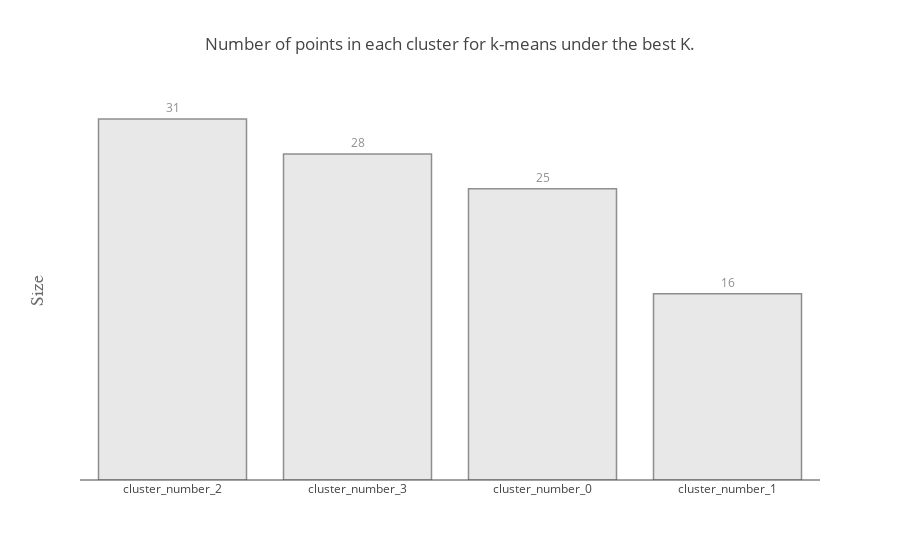

Notebook code cell kept with this figure:
### Code cell
cluster=KMeans(n_clusters=4, random_state=1)
pivot_transactions['cluster']=cluster.fit_predict(X_matrix)

series_dict = dict(pivot_transactions.cluster.value_counts())
xlabels = list(map(str, (list(series_dict.keys()))))
xlabels = ['cluster_number_'+str(x) for x in xlabels]

data = [go.Bar(x=xlabels,y=list(series_dict.values()),text=(list(series_dict.values())),
               textposition='outside',marker=dict(
               color=['rgb(217,217,217)','rgb(217,217,217)','rgb(217,217,217)','rgb(217,217,217)'],line=dict(color='rgb(68,68,68)',
               width=1.5),),opacity=0.6)]

layout = go.Layout(
                title='Number of points in each cluster for k-means under the best K.',
                yaxis=dict(title='Size</b>',ticks='',showticklabels=False,showgrid=False,
                titlefont=dict(family='Arial, sans-serif',size=18,color='rgb(107, 107, 107)',))
                ,xaxis=dict(ticks='',tickangle=0))

#py.iplot(data, filename='basic-bar')

fig = go.Figure(data=data, layout=layout)
py.iplot(fig, filename='text-hover-bar')

### Figure 1 — Plotly figure (JSON) as saved in the notebook; plotly's stock layout.template omitted (floating-point values rounded to 4 significant figures)
{"data": [{"marker": {"color": ["rgb(217,217,217)", "rgb(217,217,217)", "rgb(217,217,217)", "rgb(217,217,217)"], "line": {"color": "rgb(68,68,68)", "width": 1.5}}, "opacity": 0.6, "text": ["31", "28", "25", "16"], "textposition": "outside", "type": "bar", "uid": "ff59353a-dd93-4573-bc35-2472bfe8eb51", "x": ["cluster_number_2", "cluster_number_3", "cluster_number_0", "cluster_number_1"], "y": [31, 28, 25, 16]}], "layout": {"title": {"text": "Number of points in each cluster for k-means under the best K."}, "xaxis": {"tickangle": 0, "ticks": ""}, "yaxis": {"showgrid": false, "showticklabels": false, "ticks": "", "title": {"font": {"color": "rgb(107, 107, 107)", "family": "Arial, sans-serif", "size": 18}, "text": "Size</b>"}}}}
